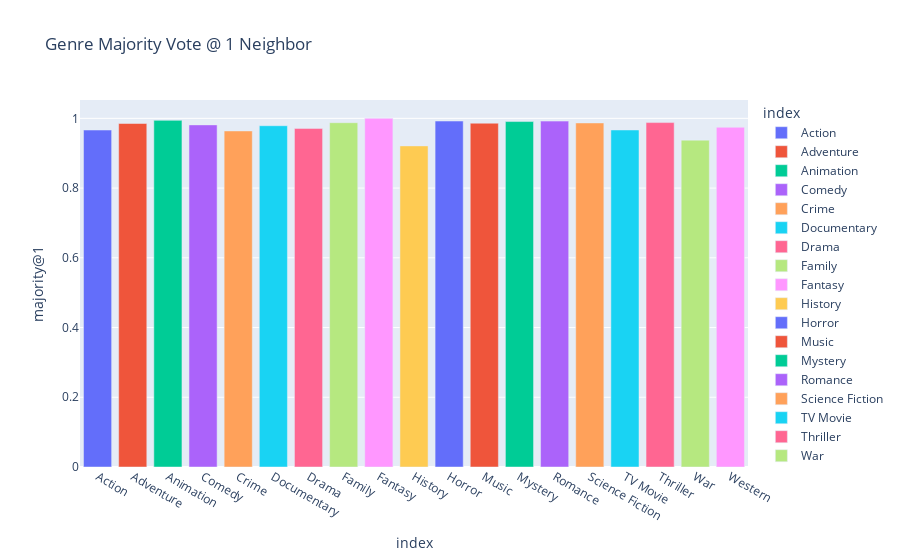

Source (notebook cell):
### Code cell
fig = px.bar(metrics[majorities], x=metrics.index, y="majority@1", color=metrics.index, title="Genre Majority Vote @ 1 Neighbor")
fig.show()

### Figure 1 — Plotly figure (JSON) as saved in the notebook; plotly's stock layout.template omitted (floating-point values rounded to 4 significant figures)
{"data": [{"alignmentgroup": "True", "hovertemplate": "index=%{x}<br>majority@1=%{y}<extra></extra>", "legendgroup": "Action", "marker": {"color": "#636efa", "pattern": {"shape": ""}}, "name": "Action", "offsetgroup": "Action", "orientation": "v", "showlegend": true, "textposition": "auto", "type": "bar", "x": ["Action"], "xaxis": "x", "y": [0.9665], "yaxis": "y"}, {"alignmentgroup": "True", "hovertemplate": "index=%{x}<br>majority@1=%{y}<extra></extra>", "legendgroup": "Adventure", "marker": {"color": "#EF553B", "pattern": {"shape": ""}}, "name": "Adventure", "offsetgroup": "Adventure", "orientation": "v", "showlegend": true, "textposition": "auto", "type": "bar", "x": ["Adventure"], "xaxis": "x", "y": [0.9852], "yaxis": "y"}, {"alignmentgroup": "True", "hovertemplate": "index=%{x}<br>majority@1=%{y}<extra></extra>", "legendgroup": "Animation", "marker": {"color": "#00cc96", "pattern": {"shape": ""}}, "name": "Animation", "offsetgroup": "Animation", "orientation": "v", "showlegend": true, "textposition": "auto", "type": "bar", "x": ["Animation"], "xaxis": "x", "y": [0.9942], "yaxis": "y"}, {"alignmentgroup": "True", "hovertemplate": "index=%{x}<br>majority@1=%{y}<extra></extra>", "legendgroup": "Comedy", "marker": {"color": "#ab63fa", "pattern": {"shape": ""}}, "name": "Comedy", "offsetgroup": "Comedy", "orientation": "v", "showlegend": true, "textposition": "auto", "type": "bar", "x": ["Comedy"], "xaxis": "x", "y": [0.9812], "yaxis": "y"}, {"alignmentgroup": "True", "hovertemplate": "index=%{x}<br>majority@1=%{y}<extra></extra>", "legendgroup": "Crime", "marker": {"color": "#FFA15A", "pattern": {"shape": ""}}, "name": "Crime", "offsetgroup": "Crime", "orientation": "v", "showlegend": true, "textposition": "auto", "type": "bar", "x": ["Crime"], "xaxis": "x", "y": [0.9639], "yaxis": "y"}, {"alignmentgroup": "True", "hovertemplate": "index=%{x}<br>majority@1=%{y}<extra></extra>", "legendgroup": "Documentary", "marker": {"color": "#19d3f3", "pattern": {"shape": ""}}, "name": "Documentary", "offsetgroup": "Documentary", "orientation": "v", "showlegend": true, "textposition": "auto", "type": "bar", "x": ["Documentary"], "xaxis": "x", "y": [0.9789], "yaxis": "y"}, {"alignmentgroup": "True", "hovertemplate": "index=%{x}<br>majority@1=%{y}<extra></extra>", "legendgroup": "Drama", "marker": {"color": "#FF6692", "pattern": {"shape": ""}}, "name": "Drama", "offsetgroup": "Drama", "orientation": "v", "showlegend": true, "textposition": "auto", "type": "bar", "x": ["Drama"], "xaxis": "x", "y": [0.9712], "yaxis": "y"}, {"alignmentgroup": "True", "hovertemplate": "index=%{x}<br>majority@1=%{y}<extra></extra>", "legendgroup": "Family", "marker": {"color": "#B6E880", "pattern": {"shape": ""}}, "name": "Family", "offsetgroup": "Family", "orientation": "v", "showlegend": true, "textposition": "auto", "type": "bar", "x": ["Family"], "xaxis": "x", "y": [0.9875], "yaxis": "y"}, {"alignmentgroup": "True", "hovertemplate": "index=%{x}<br>majority@1=%{y}<extra></extra>", "legendgroup": "Fantasy", "marker": {"color": "#FF97FF", "pattern": {"shape": ""}}, "name": "Fantasy", "offsetgroup": "Fantasy", "orientation": "v", "showlegend": true, "textposition": "auto", "type": "bar", "x": ["Fantasy"], "xaxis": "x", "y": [1], "yaxis": "y"}, {"alignmentgroup": "True", "hovertemplate": "index=%{x}<br>majority@1=%{y}<extra></extra>", "legendgroup": "History", "marker": {"color": "#FECB52", "pattern": {"shape": ""}}, "name": "History", "offsetgroup": "History", "orientation": "v", "showlegend": true, "textposition": "auto", "type": "bar", "x": ["History"], "xaxis": "x", "y": [0.9211], "yaxis": "y"}, {"alignmentgroup": "True", "hovertemplate": "index=%{x}<br>majority@1=%{y}<extra></extra>", "legendgroup": "Horror", "marker": {"color": "#636efa", "pattern": {"shape": ""}}, "name": "Horror", "offsetgroup": "Horror", "orientation": "v", "showlegend": true, "textposition": "auto", "type": "bar", "x": ["Horror"], "xaxis": "x", "y": [0.9923], "yaxis": "y"}, {"alignmentgroup": "True", "hovertemplate": "index=%{x}<br>majority@1=%{y}<extra></extra>", "legendgroup": "Music", "marker": {"color": "#EF553B", "pattern": {"shape": ""}}, "name": "Music", "offsetgroup": "Music", "orientation": "v", "showlegend": true, "textposition": "auto", "type": "bar", "x": ["Music"], "xaxis": "x", "y": [0.9861], "yaxis": "y"}, {"alignmentgroup": "True", "hovertemplate": "index=%{x}<br>majority@1=%{y}<extra></extra>", "legendgroup": "Mystery", "marker": {"color": "#00cc96", "pattern": {"shape": ""}}, "name": "Mystery", "offsetgroup": "Mystery", "orientation": "v", "showlegend": true, "textposition": "auto", "type": "bar", "x": ["Mystery"], "xaxis": "x", "y": [0.9908], "yaxis": "y"}, {"alignmentgroup": "True", "hovertemplate": "index=%{x}<br>majority@1=%{y}<extra></extra>", "legendgroup": "Romance", "marker": {"color": "#ab63fa", "pattern": {"shape": ""}}, "name": "Romance", "offsetgroup": "Romance", "orientation": "v", "showlegend": true, "textposition": "auto", "type": "bar", "x": ["Romance"], "xaxis": "x", "y": [0.9921], "yaxis": "y"}, {"alignmentgroup": "True", "hovertemplate": "index=%{x}<br>majority@1=%{y}<extra></extra>", "legendgroup": "Science Fiction", "marker": {"color": "#FFA15A", "pattern": {"shape": ""}}, "name": "Science Fiction", "offsetgroup": "Science Fiction", "orientation": "v", "showlegend": true, "textposition": "auto", "type": "bar", "x": ["Science Fiction"], "xaxis": "x", "y": [0.9868], "yaxis": "y"}, {"alignmentgroup": "True", "hovertemplate": "index=%{x}<br>majority@1=%{y}<extra></extra>", "legendgroup": "TV Movie", "marker": {"color": "#19d3f3", "pattern": {"shape": ""}}, "name": "TV Movie", "offsetgroup": "TV Movie", "orientation": "v", "showlegend": true, "textposition": "auto", "type": "bar", "x": ["TV Movie"], "xaxis": "x", "y": [0.9667], "yaxis": "y"}, {"alignmentgroup": "True", "hovertemplate": "index=%{x}<br>majority@1=%{y}<extra></extra>", "legendgroup": "Thriller", "marker": {"color": "#FF6692", "pattern": {"shape": ""}}, "name": "Thriller", "offsetgroup": "Thriller", "orientation": "v", "showlegend": true, "textposition": "auto", "type": "bar", "x": ["Thriller"], "xaxis": "x", "y": [0.9878], "yaxis": "y"}, {"alignmentgroup": "True", "hovertemplate": "index=%{x}<br>majority@1=%{y}<extra></extra>", "legendgroup": "War", "marker": {"color": "#B6E880", "pattern": {"shape": ""}}, "name": "War", "offsetgroup": "War", "orientation": "v", "showlegend": true, "textposition": "auto", "type": "bar", "x": ["War"], "xaxis": "x", "y": [0.9375], "yaxis": "y"}, {"alignmentgroup": "True", "hovertemplate": "index=%{x}<br>majority@1=%{y}<extra></extra>", "legendgroup": "Western", "marker": {"color": "#FF97FF", "pattern": {"shape": ""}}, "name": "Western", "offsetgroup": "Western", "orientation": "v", "showlegend": true, "textposition": "auto", "type": "bar", "x": ["Western"], "xaxis": "x", "y": [0.9744], "yaxis": "y"}], "layout": {"barmode": "relative", "legend": {"title": {"text": "index"}, "tracegroupgap": 0}, "title": {"text": "Genre Majority Vote @ 1 Neighbor"}, "xaxis": {"anchor": "y", "categoryarray": ["Action", "Adventure", "Animation", "Comedy", "Crime", "Documentary", "Drama", "Family", "Fantasy", "History", "Horror", "Music", "Mystery", "Romance", "Science Fiction", "TV Movie", "Thriller", "War", "Western"], "categoryorder": "array", "domain": [0, 1], "title": {"text": "index"}}, "yaxis": {"anchor": "x", "domain": [0, 1], "title": {"text": "majority@1"}}}}
